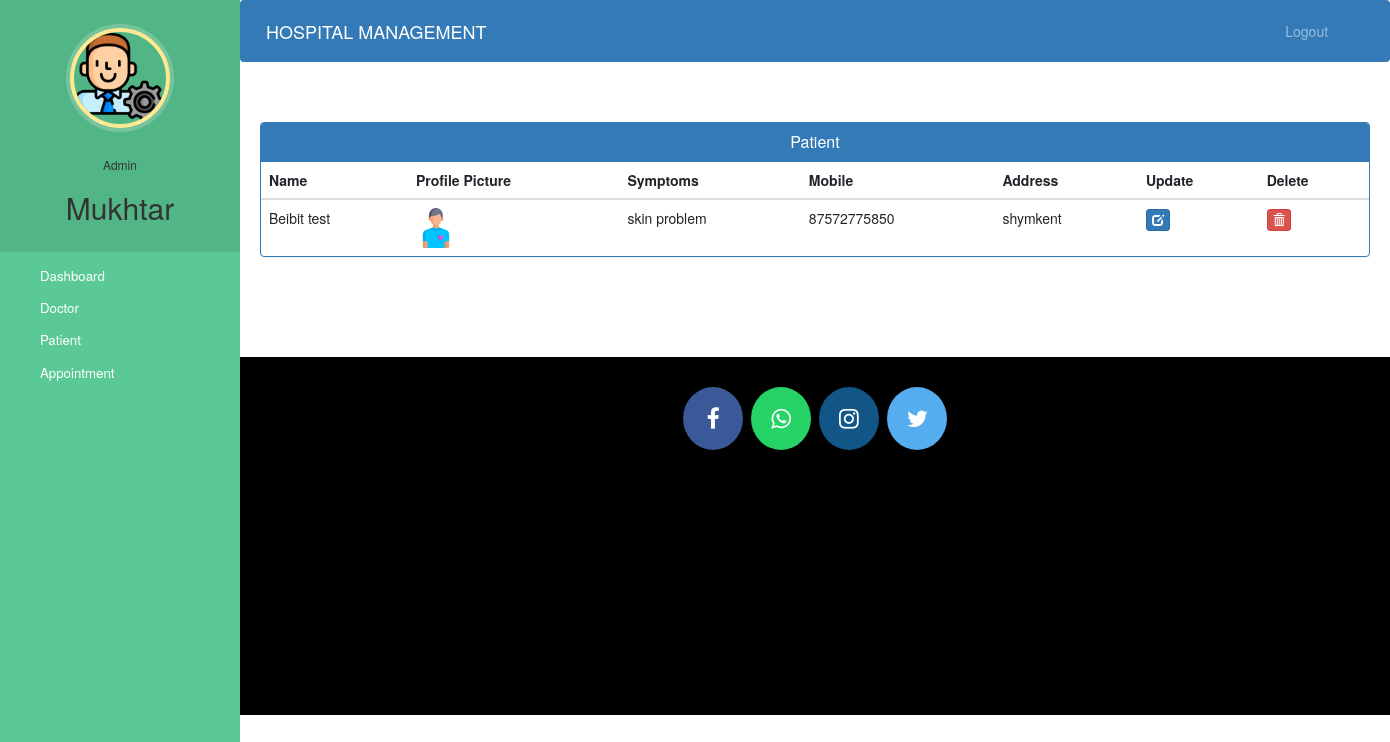
The page /admin-view-patient (signed in) on the database its author committed.
### hospital/models.py (models this page shows, shortened)
class Patient(models.Model):
    user=models.OneToOneField(User,on_delete=models.CASCADE)
    profile_pic= models.ImageField(upload_to='profile_pic/PatientProfilePic/',null=True,blank=True)
    address = models.CharField(max_length=40)
    mobile = models.CharField(max_length=20,null=False)
    symptoms = models.CharField(max_length=100,null=False)
    assignedDoctorId = models.PositiveIntegerField(null=True)
    admitDate=models.DateField(auto_now=True)
    status=models.BooleanField(default=False)
    @property
    def get_name(self):
        return self.user.first_name+" "+self.user.last_name

### hospital/views.py (the view)
# urls.py: path('admin-view-patient', views.admin_view_patient_view,name='admin-view-patient'),
@login_required(login_url='adminlogin')
@user_passes_test(is_admin)
def admin_view_patient_view(request):
    patients=models.Patient.objects.all().filter(status=True)
    return render(request,'hospital/admin_view_patient.html',{'patients':patients})

### hospital/views.py (called while the page is built)
def is_admin(user):
    return user.groups.filter(name='ADMIN').exists()

### templates/hospital/admin_view_patient.html (shortened to what this page needs)
{% extends 'hospital/admin_base.html' %}
{% block content %}
{%load static%}
<head>
  <link href="//netdna.bootstrapcdn.com/bootstrap/3.0.0/css/bootstrap.min.css" rel="stylesheet" id="bootstrap-css">
</head>
<div class="container">
  <div class="panel panel-primary">
    <div class="panel-heading">
      <h6 class="panel-title">Patient</h6>
    </div>
    <table class="table table-hover" id="dev-table">
      <thead>
        <tr>
          <th>Name</th>
          <th>Profile Picture</th>
          <th>Symptoms</th>
          <th>Mobile</th>
          <th>Address</th>
          <th>Update</th>
          <th>Delete</th>
        </tr>
      </thead>
      {% for p in patients %}
      <tr>
        <td> {{p.get_name}}</td>
        <td> <img src="{% static p.profile_pic.url %}" alt="Profile Pic" height="40px" width="40px" /></td>
        <td>{{p.symptoms}}</td>
        <td>{{p.mobile}}</td>
        <td>{{p.address}}</td>
        <td><a class="btn btn-primary btn-xs" href="{% url 'update-patient' p.id  %}"><span class="glyphicon glyphicon-edit"></span></a></td>
        <td><a class="btn btn-danger btn-xs" href="{% url 'delete-patient-from-hospital' p.id  %}"><span class="glyphicon glyphicon-trash"></span></a></td>
      </tr>
      {% endfor %}
    </table>
  </div>
</div>
{% endblock content %}

### templates/hospital/admin_base.html (shortened to what this page needs)
<!DOCTYPE html>
{% load static %}
<html lang="en">
<head>
  <link rel="stylesheet" href="https://stackpath.bootstrapcdn.com/bootstrap/4.3.1/css/bootstrap.min.css">
  <link rel="stylesheet" href="https://maxcdn.bootstrapcdn.com/font-awesome/4.7.0/css/font-awesome.min.css">
  <link rel="stylesheet" href="{% static '/style.css' %}">
</head>
<body>
  <nav class="menu" tabindex="0">
    <header class="avatar">
      <img src="{% static "images/adminpropic.png" %}" />
      <br><br>
      <h6>Admin</h6>
      <h2>{{request.user.first_name}}</h2>
    </header>
    <ul>
      <li tabindex="0" class="icon-dashboard"> <a style="color:white; text-decoration:none;" href="/admin-dashboard"><span>Dashboard</span></a> </li>
      <li tabindex="0" class="icon-customers"> <a style="color:white; text-decoration:none;" href="/admin-doctor"><span>Doctor</span></a></li>
      <li tabindex="0" class="icon-users"> <a style="color:white; text-decoration:none;" href="/admin-patient"><span>Patient</span></a></li>
      <li tabindex="0" class="icon-calendar"> <a style="color:white; text-decoration:none;" href="/admin-appointment"><span>Appointment</span></a></li>
    </ul>
  </nav>
  <main>
    <div class="bs-example">
      <nav class="navbar navbar-expand-md  navbar-dark fixed-top" style="background:#337AB7;">
        <a href="/admin-dashboard" class="navbar-brand">HOSPITAL MANAGEMENT</a>
        <div class="collapse navbar-collapse justify-content-between" id="navbarCollapse">
          <div class="navbar-nav" style=" margin-left: 90%;">
            <a href="/logout" class="nav-item nav-link">Logout</a>
          </div>
        </div>
      </nav>
    </div>
    <br><br>
    {% block content %}
    {% endblock content %}
    <br><br><br><br>
    <footer>
      <p>
        <a id="ftr" href="https://facebook.com/sumit.luv/" class="fa fa-facebook"></a>
        <a id="ftr" href="https://api.whatsapp.com/send?phone=919572181024&text=Hello%20Sumit.%0d%0aHow%20are%20you%20%3f%0d%0aI%20came%20from%20your%20website.&source=&data=#" class="fa fa-whatsapp"></a>
        <a id="ftr" href="https://instagram.com/sumit.luv" class="fa fa-instagram"></a>
        <a id="ftr" href="https://twitter.com/sumitkumar1503" class="fa fa-twitter"></a>
      </p>
      <br>
      <div class="container">
        <div class="row">
          <div class="col-md-12 col-sm-12">
            <div style="color:#ffffff;" class="wow fadeInUp footer-copyright">
              <p><br>
                </p>
            </div>
          </div>
        </div>
      </div>
    </footer>
  </main>
</body>
</html>

### static/style.css (style rules this page uses)
body { padding-left: 240px; }
main { position: relative; height: 100vh; }
.menu { background: #5bc995; height: 100vh; width: 240px; position: fixed; top: 0px; left: 0; z-index: 5; outline: none; }
.menu .avatar { background: rgba(0, 0, 0, 0.1); padding: 2em 0.5em; text-align: center; }
.menu .avatar img { width: 100px; border-radius: 50%; overflow: hidden; border: 4px solid #ffea92; box-shadow: 0 0 0 4px rgba(255, 255, 255, 0.2); }
.menu .avatar h2 { font-weight: normal; margin-bottom: 0; }
.menu ul { list-style: none; padding: 0.5em 0; margin: 0; }
.menu ul li { padding: 0.5em 1em 0.5em 3em; font-size: 0.95em; font-weight: regular; background-repeat: no-repeat; background-position: left 15px center; background-size: auto 20px; transition: all 0.15s linear; cursor: pointer; }
.menu ul li.icon-dashboard { background-image: url("http://www.entypo.com/images//gauge.svg"); }
.menu ul li.icon-customers { background-image: url("http://www.entypo.com/images//briefcase.svg"); }
.menu ul li.icon-users { background-image: url("http://www.entypo.com/images//users.svg"); }
.menu ul li.icon-calendar { background-image: url("http://www.entypo.com/images//calendar.svg"); }

### templates/hospital/admin_base.html (style rules this page uses)
a:link { text-decoration: none; }
a { color: white; }
footer { padding: 0px 0px 0px 0px; background-color: black; margin: 0px; }
#ftr { padding: 20px; }
.fa { font-size: 23px; width: 60px; text-align: center; text-decoration: none; margin: 5px 2px; border-radius: 50%; }
.fa-facebook { background: #3B5998; color: white; margin-top: 30px; }
.fa-whatsapp { background: #25d366; color: white; }
.fa-twitter { background: #55ACEE; color: white; }
.fa-instagram { background: #125688; color: white; }
p { text-align: center; }
body { padding-left: 240px; }
main { position: relative; height: 100vh; }
.menu { background: #5bc995; height: 100vh; width: 240px; position: fixed; top: 0px; left: 0; z-index: 5; outline: none; }
.menu .avatar { background: rgba(0, 0, 0, 0.1); padding: 2em 0.5em; text-align: center; }
.menu .avatar img { width: 100px; border-radius: 50%; overflow: hidden; border: 4px solid #ffea92; box-shadow: 0 0 0 4px rgba(255, 255, 255, 0.2); }
.menu .avatar h2 { font-weight: normal; margin-bottom: 0; }
.menu ul { list-style: none; padding: 0.5em 0; margin: 0; }
.menu ul li { padding: 0.5em 1em 0.5em 3em; font-size: 0.95em; font-weight: regular; background-repeat: no-repeat; background-position: left 15px center; background-size: auto 20px; transition: all 0.15s linear; cursor: pointer; }
.menu ul li.icon-dashboard { background-image: url("http://www.entypo.com/images//gauge.svg"); }
.menu ul li.icon-customers { background-image: url("http://www.entypo.com/images//briefcase.svg"); }
.menu ul li.icon-users { background-image: url("http://www.entypo.com/images//users.svg"); }
.menu ul li.icon-calendar { background-image: url("http://www.entypo.com/images//calendar.svg"); }

### templates/hospital/admin_view_patient.html (style rules this page uses)
a:link { text-decoration: none; }
h6 { text-align: center; }
.row { margin: 100px; }

### rows shown on the page
Patient: get_name "Beibit test", profile_pic (picture), symptoms "skin problem", mobile "87572775850", address "shymkent"

### other values the page prints
{{ request.user.first_name }} "Mukhtar"
